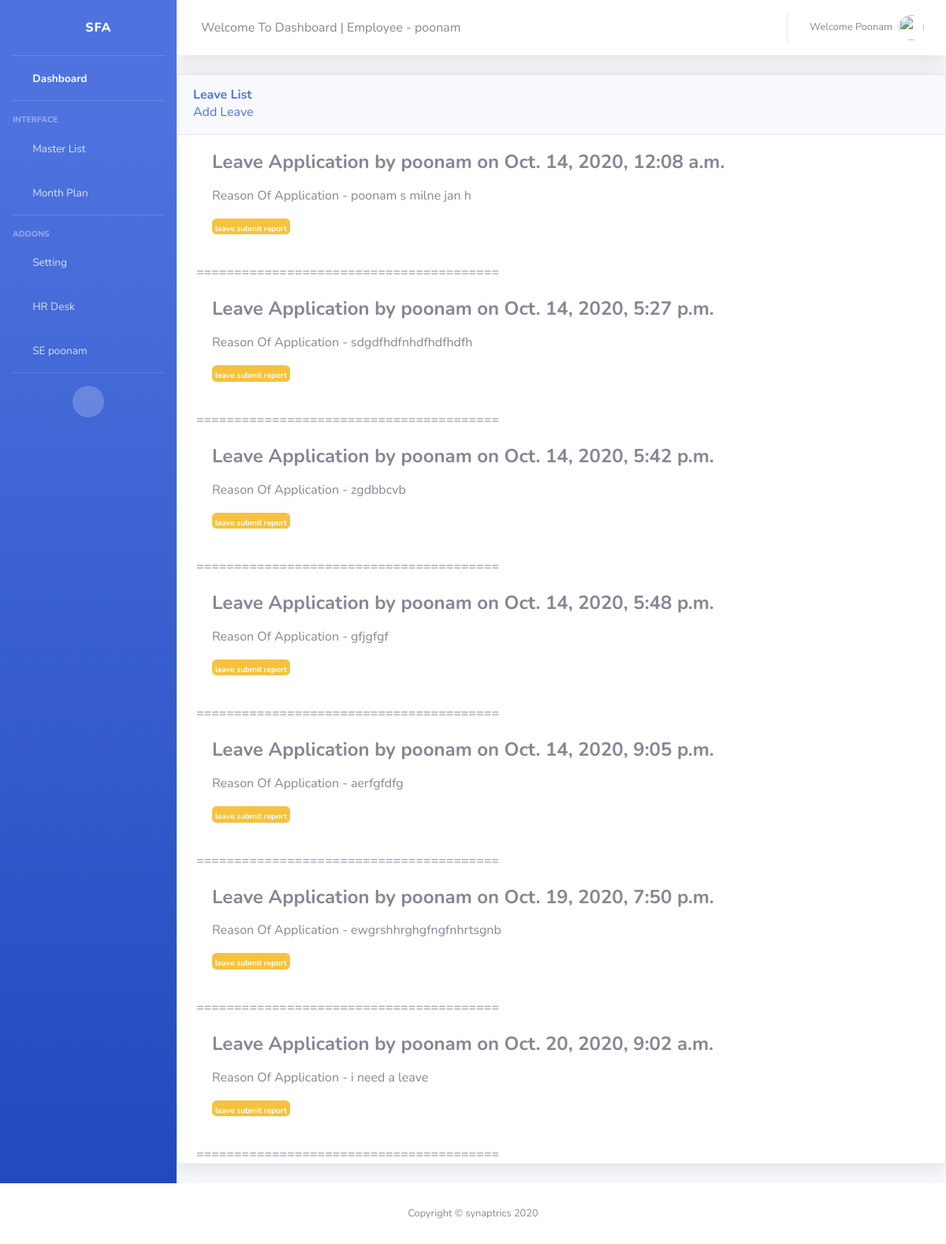
The page /report/leavelist/ (signed in) on the database its author committed.
### accounts/models.py (models this page shows)
class User(AbstractUser):
	is_se = models.BooleanField(default = False)
	is_abm = models.BooleanField(default = False)
	is_rbm = models.BooleanField(default = False)
	is_zbm = models.BooleanField(default = False)
	is_admin = models.BooleanField(default = False)
	username = models.CharField(max_length = 15,unique=True)
	first_name = models.CharField(max_length = 15)
	last_name = models.CharField(max_length = 15)
	email = models.EmailField()
	mobile_number = models.CharField(max_length = 15 ,null = True , blank = True)

### report/models.py (models this page shows, shortened)
class LeaveHRForm(models.Model):
	is_approved = models.BooleanField(default = False)
	is_rejected = models.BooleanField(default = False)
	user = models.ForeignKey(User , on_delete = models.CASCADE)
	reason = models.TextField()
	date = models.DateTimeField(default = timezone.now)

### report/views.py (the view)
# urls.py: path('leavelist/', views.LeaveList, name = 'leavelist'),
def LeaveList(request):
	print("--------------")
	leave = LeaveHRForm.objects.all()
	print("--------------")
	return render(request,  '../templates/report/leavelist.html',{"leave":leave})

### report/templates/report/leavelist.html (shortened to what this page needs)
{% extends 'report/main3.html'%}
{% load crispy_forms_tags %}
{% block content %}
          <div class="card shadow mb-4">
            <div class="card-header py-3">
              <h6 class="m-0 font-weight-bold text-primary">Leave List </h6>
              <a href="{% url 'leave-hr' %}"> Add Leave</a>
            </div>
                     {% for leaves in leave %}
           <div class="container-fluid">
                      <div class="card-body d-flex flex-row">
                          <div>
                            <h4 class="card-title font-weight-bold mb-2">Leave Application by {{user.username}} on {{ leaves.date }}  </h4>
                            <p class="pt-2">
                              Reason Of Application - {{leaves.reason}}
                            </p>
                            <p class="pt-2 badge badge-warning" style="font-size: 10px;">
                              leave submit report
                            </p>
                          </div>
          </div>
            ========================================
          </div>
                {% endfor %}
          </div>
        </div>
</div>
{% endblock content %}

### report/templates/report/main3.html (shortened to what this page needs)
{% load static %}
<!DOCTYPE html>
<html lang="en">
<head>
  <link href="{% static 'report/vendor/fontawesome-free/css/all.min.css' %} " rel="stylesheet" type="text/css">
  <link href="{% static 'report/css/sb-admin-2.min.css' %}" rel="stylesheet">
</head>
<body id="page-top">
  <div id="wrapper">
    <ul class="navbar-nav bg-gradient-primary sidebar sidebar-dark accordion" id="accordionSidebar">
      <a class="sidebar-brand d-flex align-items-center justify-content-center" href="{% url 'home'%}">
        <div class="sidebar-brand-icon rotate-n-15">
          <i class="fas fa-laugh-wink"></i>
        </div>
        <div class="sidebar-brand-text mx-3">SFA  <sup></sup></div>
      </a>
      <hr class="sidebar-divider my-0">
      <li class="nav-item active">
        <a class="nav-link" href="{% url 'report-home'%}">
          <i class="fas fa-fw fa-tachometer-alt"></i>
          <span>Dashboard</span></a>
      </li>
      <hr class="sidebar-divider">
      <div class="sidebar-heading">
        Interface
      </div>
      <li class="nav-item">
        <a class="nav-link collapsed" href="#" data-toggle="collapse" data-target="#collapseTwo" aria-expanded="true" aria-controls="collapseTwo">
          <i class="fas fa-fw fa-cog"></i>
          <span>Master List</span>
        </a>
      </li>
      <li class="nav-item">
        <a class="nav-link collapsed" href="#" data-toggle="collapse" data-target="#collapseUtilities" aria-expanded="true" aria-controls="collapseUtilities">
          <i class="fas fa-fw fa-wrench"></i>
          <span>Month Plan</span>
        </a>
      </li>
      <hr class="sidebar-divider">
      <div class="sidebar-heading">
        Addons
      </div>
      <li class="nav-item">
        <a class="nav-link collapsed" href="#" data-toggle="collapse" data-target="#collapsePages" aria-expanded="true" aria-controls="collapsePages">
          <i class="fas fa-fw fa-folder"></i>
          <span style="text-transform: capitalize;">Setting</span>
        </a>
      </li>
      <li class="nav-item">
        <a class="nav-link" href="{% url 'direct-hr'%}">
          <i class="fas fa-fw fa-chart-area"></i>
          <span>HR Desk</span></a>
      </li>
 {% if user.is_authenticated %}
              {% if user.is_se %}
                        <li class="nav-item">
                            <a class="nav-link" href="{% url 'se_profile' %}">
                              <i class="fas fa-fw fa-chart-area"></i>
                              <span>SE {{user.username}}</span></a>
                          </li>
              {% elif user.is_abm %}
                        <li class="nav-item">
                            <a class="nav-link" href="{% url 'abm_profile' %}">
                              <i class="fas fa-fw fa-chart-area"></i>
                              <span>ABM {{user.username}}</span></a>
                          </li>
              {% elif user.is_zbm %}
                          <li class="nav-item">
                            <a class="nav-link" href="{% url 'zbm_profile' %}">
                              <i class="fas fa-fw fa-chart-area"></i>
                              <span>ZBM {{user.username}}</span></a>
                          </li>
              {% elif user.is_rbm %}
                    <li class="nav-item">
                            <a class="nav-link" href="{% url 'rbm_profile' %}">
                              <i class="fas fa-fw fa-chart-area"></i>
                              <span>RBM {{user.username}}</span></a>
                          </li>
              {% else %}
              <li class="nav-item" style="padding-left: 20px;">
                  <a class="nav-link" href="#" style="font-size: 10px; text-transform :capitalize;">Profile {{ user.username }}</a>
                </li>
              {% endif %}
  {% endif %}
      <hr class="sidebar-divider d-none d-md-block">
      <div class="text-center d-none d-md-inline">
        <button class="rounded-circle border-0" id="sidebarToggle"></button>
      </div>
    </ul>
    <div id="content-wrapper" class="d-flex flex-column">
      <div id="content">
        <nav class="navbar navbar-expand navbar-light bg-white topbar mb-4 static-top shadow">
          <form class="d-none d-sm-inline-block form-inline mr-auto ml-md-3 my-2 my-md-0 mw-100 navbar-search">
            <div class="input-group">
              <div class="input-group-append">
                Welcome To Dashboard | Employee  -  {{user.username}}
              </div>
            </div>
          </form>
          <ul class="navbar-nav ml-auto">
            <li class="nav-item dropdown no-arrow">
              <a class="nav-link dropdown-toggle" href="#" id="userDropdown" role="button" data-toggle="dropdown" aria-haspopup="true" aria-expanded="false">
                <span class="mr-2 d-none d-lg-inline text-gray-600 small" style="text-transform: capitalize;">Welcome {{user.username}}</span>
                <img class="img-profile rounded-circle" src="https://source.unsplash.com/QAB-WJcbgJk/60x60">
              </a>
            </li>
          </ul>
        </nav>
          {%  block content %}
      </div>
      <footer class="sticky-footer bg-white">
        <div class="container my-auto">
          <div class="copyright text-center my-auto">
            <span>Copyright &copy; synaptrics 2020</span>
          </div>
        </div>
      </footer>
</body>
</html>

### rows shown on the page
User: username "poonam", username "Poonam"
LeaveHRForm: date "Oct. 14, 2020, 12:08 a.m.", reason "poonam s milne jan h"
LeaveHRForm: date "Oct. 14, 2020, 5:27 p.m.", reason "sdgdfhdfnhdfhdfhdfh"
LeaveHRForm: date "Oct. 14, 2020, 5:42 p.m.", reason "zgdbbcvb"
LeaveHRForm: date "Oct. 14, 2020, 5:48 p.m.", reason "gfjgfgf"
LeaveHRForm: date "Oct. 14, 2020, 9:05 p.m.", reason "aerfgfdfg"
LeaveHRForm: date "Oct. 19, 2020, 7:50 p.m.", reason "ewgrshhrghgfngfnhrtsgnb"
LeaveHRForm: date "Oct. 20, 2020, 9:02 a.m.", reason "i need a leave"
